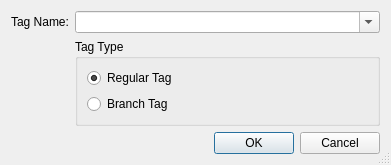
<ui version="4.0" >
 <class>SvnSwitchDialog</class>
 <widget class="QDialog" name="SvnSwitchDialog" >
  <property name="geometry" >
   <rect>
    <x>0</x>
    <y>0</y>
    <width>391</width>
    <height>146</height>
   </rect>
  </property>
  <property name="windowTitle" >
   <string>Subversion Switch</string>
  </property>
  <property name="sizeGripEnabled" >
   <bool>true</bool>
  </property>
  <layout class="QGridLayout" >
   <item row="2" column="0" colspan="2" >
    <widget class="QDialogButtonBox" name="buttonBox" >
     <property name="orientation" >
      <enum>Qt::Horizontal</enum>
     </property>
     <property name="standardButtons" >
      <set>QDialogButtonBox::Cancel|QDialogButtonBox::Ok</set>
     </property>
    </widget>
   </item>
   <item row="0" column="0" >
    <widget class="QLabel" name="TextLabel1" >
     <property name="text" >
      <string>Tag Name:</string>
     </property>
    </widget>
   </item>
   <item row="0" column="1" >
    <widget class="QComboBox" name="tagCombo" >
     <property name="sizePolicy" >
      <sizepolicy vsizetype="Fixed" hsizetype="Expanding" >
       <horstretch>0</horstretch>
       <verstretch>0</verstretch>
      </sizepolicy>
     </property>
     <property name="toolTip" >
      <string>Enter the name of the tag</string>
     </property>
     <property name="whatsThis" >
      <string>&lt;b>Tag Name&lt;/b>
&lt;p>Enter the name of the tag to be switched to.
In order to switch to the trunk version leave it empty.&lt;/p></string>
     </property>
     <property name="editable" >
      <bool>true</bool>
     </property>
     <property name="duplicatesEnabled" >
      <bool>false</bool>
     </property>
    </widget>
   </item>
   <item row="1" column="1" >
    <widget class="QGroupBox" name="TagTypeGroup" >
     <property name="title" >
      <string>Tag Type</string>
     </property>
     <layout class="QVBoxLayout" >
      <item>
       <widget class="QRadioButton" name="regularButton" >
        <property name="toolTip" >
         <string>Select for a regular tag</string>
        </property>
        <property name="whatsThis" >
         <string>&lt;b>Regular Tag&lt;/b>
&lt;p>Select this entry for a regular tag.&lt;/p></string>
        </property>
        <property name="text" >
         <string>Regular Tag</string>
        </property>
        <property name="checked" >
         <bool>true</bool>
        </property>
       </widget>
      </item>
      <item>
       <widget class="QRadioButton" name="branchButton" >
        <property name="toolTip" >
         <string>Select for a branch tag</string>
        </property>
        <property name="whatsThis" >
         <string>&lt;b>Branch Tag&lt;/b>
&lt;p>Select this entry for a branch tag.&lt;/p></string>
        </property>
        <property name="text" >
         <string>Branch Tag</string>
        </property>
       </widget>
      </item>
     </layout>
    </widget>
   </item>
  </layout>
 </widget>
 <pixmapfunction>qPixmapFromMimeSource</pixmapfunction>
 <tabstops>
  <tabstop>tagCombo</tabstop>
  <tabstop>regularButton</tabstop>
  <tabstop>branchButton</tabstop>
 </tabstops>
 <resources/>
 <connections>
  <connection>
   <sender>buttonBox</sender>
   <signal>accepted()</signal>
   <receiver>SvnSwitchDialog</receiver>
   <slot>accept()</slot>
   <hints>
    <hint type="sourcelabel" >
     <x>21</x>
     <y>122</y>
    </hint>
    <hint type="destinationlabel" >
     <x>21</x>
     <y>136</y>
    </hint>
   </hints>
  </connection>
  <connection>
   <sender>buttonBox</sender>
   <signal>rejected()</signal>
   <receiver>SvnSwitchDialog</receiver>
   <slot>reject()</slot>
   <hints>
    <hint type="sourcelabel" >
     <x>67</x>
     <y>122</y>
    </hint>
    <hint type="destinationlabel" >
     <x>67</x>
     <y>134</y>
    </hint>
   </hints>
  </connection>
 </connections>
</ui>
